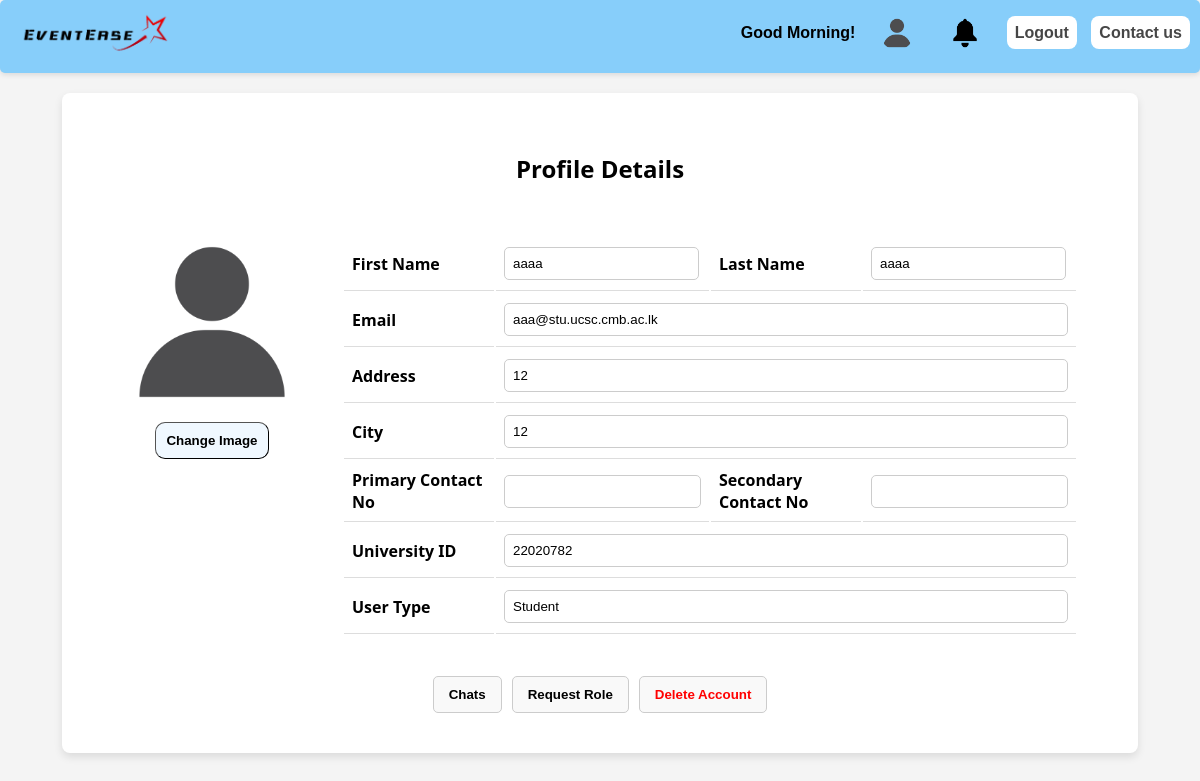
The app's page /userprofile.php (signed in) with its own data.
### tables this page shows
CREATE TABLE `users` (
  `No` int(11) NOT NULL,
  `username` varchar(50) NOT NULL,
  `password` varchar(255) NOT NULL,
  `fname` varchar(50) DEFAULT NULL,
  `lname` varchar(50) DEFAULT NULL,
  `email` varchar(100) NOT NULL,
  `usertype` varchar(50) NOT NULL,
  `id` varchar(50) DEFAULT NULL,
  `address` varchar(255) DEFAULT NULL,
  `city` varchar(100) DEFAULT NULL,
  `profile_picture` varchar(255) DEFAULT NULL,
  `status` int(11) NOT NULL,
  `created_at` timestamp NOT NULL DEFAULT current_timestamp(),
  `updated_at` timestamp NOT NULL DEFAULT current_timestamp() ON UPDATE current_timestamp()
);

CREATE TABLE `roles` (
  `role_id` varchar(50) NOT NULL,
  `role_name` varchar(50) NOT NULL
);

### app/Controllers/UserProfileController.php (called while the page is built, shortened)
<?php
class UserProfileController
{
    private $usermodel;
    public function __construct(Database $database)
    {
        $this->usermodel = new UserModel($database);
    }
    public function index()
    {
        $database = new Database();
        $username = isset($_SESSION['username']) ? $_SESSION['username'] : null;
        $userData = $this->usermodel->getUserData($username, $database);
        require __DIR__ . '/../Views/events/userprofile.php';
    }
}

### app/Models/UserModel.php (called while the page is built, shortened)
<?php
class UserModel {
    public function getUserData($username, Database $database) {
        $conn = $database->getConnection();
        $sql = "SELECT u.*, r.role_name, c.Cnt_num
                FROM users u
                JOIN roles r ON u.usertype = r.role_id
                LEFT JOIN contact_numbers c ON u.No = c.Cnt_no
                WHERE u.username = ?";
        $stmt = $conn->prepare($sql);
        $stmt->bind_param("s", $username);
        $stmt->execute();
        $result = $stmt->get_result();
        $userData = null;
        $contactNumbers = [];
        while ($row = $result->fetch_assoc()) {
            if (!$userData) {
                $userData = $row;
                unset($userData['Cnt_num']);
            }
        }
        if ($userData) {
            $userData['contact_numbers'] = $contactNumbers;
            return $userData;
        } else {
            return null;
        }
    }
}
?>

### app/Controllers/HeaderController.php (called while the page is built, shortened)
<?php
class HeaderController {
    private $usermodel;
    public function __construct() {
        $database = new Database();
        $conn = $database->getConnection();
        $this->usermodel = new UserModel($conn);
    }
    public function render() {
        $database = new Database();
        $username = isset($_SESSION['username']) ? $_SESSION['username'] : 'Guest';
        if ($username !== 'Guest') {
            $userData = $this->usermodel->getUserData($username, $database);
        }
        require __DIR__ . '/../Views/events/header.php';
    }
}
?>

### app/views/events/userprofile.php (the view, shortened to what this page needs)
<!DOCTYPE html>
<html lang="en">
<head>
    <link rel="stylesheet" type="text/css" href="./css/userprofile.css">
</head>
<body>
    <div class="box">
        <div class="container">
            <h2>Profile Details</h2>
            <div class="profile">
                <div class="profile-image">
                    <div class="image">
                        <img src="<?php if ($userData && $userData['profile_picture']) echo $userData['profile_picture']; else echo './images/profiles/adminlogo.png'; ?>" alt="Profile Picture">
                    </div>
                    <div class="imgbuttons">
                        <form action="user_controller.php?url=uploadProfilePicture" method="post" enctype="multipart/form-data">
                            <button type="button" class="upload-btn" onclick="document.getElementById('profile_picture').click();">Change Image</button>
                        </form>
                    </div>
                </div>
                <div class="profile-details">
                    <form id="profileForm" action="index.php?url=updateProfile.php" method="post">
                        <table>
                            <tr class="name-row">
                                <th><label for="fname">First Name</label></th>
                                <td><input type="text" id="fname" name="fname" value="<?php if ($userData) echo $userData['fname']; ?>" oninput="showSaveButton()" required></td>
                                <th><label for="lname">Last Name</label></th>
                                <td><input type="text" id="lname" name="lname" value="<?php if ($userData) echo $userData['lname']; ?>" oninput="showSaveButton()" required></td>
                            </tr>
                            <tr>
                                <th><label for="email">Email</label></th>
                                <td colspan="3"><input type="email" id="email" name="email" value="<?php if ($userData) echo $userData['email']; ?>" oninput="showSaveButton()" readonly></td>
                            </tr>
                            <tr>
                                <th><label for="address">Address</label></th>
                                <td colspan="3"><input type="text" id="address" name="address" value="<?php if ($userData) echo $userData['address']; ?>" oninput="showSaveButton()"></td>
                            </tr>
                            <tr>
                                <th><label for="city">City</label></th>
                                <td colspan="3"><input type="text" id="city" name="city" value="<?php if ($userData) echo $userData['city']; ?>" oninput="showSaveButton()"></td>
                            </tr>
                            <tr>
                                <th><label for="contactno1">Primary Contact No</label></th>
                                <td><input type="number" id="contactno1" name="contactno1" value="<?php if ($userData && isset($userData['contact_numbers'][0])) echo $userData['contact_numbers'][0]; ?>" oninput="showSaveButton()" required></td>
                                <th><label for="contactno2">Secondary Contact No</label></th>
                                <td><input type="number" id="contactno2" name="contactno2" value="<?php if ($userData && isset($userData['contact_numbers'][1])) echo $userData['contact_numbers'][1]; ?>" oninput="showSaveButton()"></td>
                            </tr>
                            <?php if ($userData && $userData['role_name'] !== 'Guest') : ?>
                                <tr>
                                    <th><label for="id">University ID</label></th>
                                    <td colspan="3"><input type="text" id="id" name="id" value="<?php echo $userData['id']; ?>" readonly></td>
                                </tr>
                            <?php endif; ?>
                            <tr>
                                <th><label for="usertype">User Type</label></th>
                                <td colspan="3"><input type="text" id="usertype" name="usertype" value="<?php if ($userData) echo $userData['role_name']; ?>" readonly></td>
                            </tr>
                        </table>
                    </form>
                </div>
            </div>
            <div class="additional-buttons">
                <button type="button" class="chat-btn" onclick="openchat()">Chats</button>
                <?php if($userData['usertype']=='1'):?>
                    <button type="button" class="request-role-btn" onclick="redirectToRoleRequest()">Request Role</button>
                <?php endif;?>
                <button type="button" class="delete-account-btn" onclick="confirmDelete()">Delete Account</button>
            </div>
        </div>
    </div>
</body>
</html>

### public/css/headerstyle.css (style rules this page uses)
body { margin: -1px; padding: -1px; font-family: Arial, Helvetica, sans-serif; }
div img { margin: 10px; }

### public/css/userprofile.css (style rules this page uses)
* { box-sizing: border-box; }
body { font-family: 'Segoe UI', Tahoma, Geneva, Verdana, sans-serif; margin: 0; padding: 0; justify-content: center; align-items: center; background-color: #f4f4f4; }
.container { padding: 40px 60px; border-radius: 8px; margin: 20px; background-color: white; box-shadow: 0 4px 8px rgba(0, 0, 0, 0.1); width: max-content; }
.profile { display: flex; gap: 40px; margin-top: 50px; }
.profile-image { width: 180px; height: 180px; display: flex; margin-top: 20px; justify-content: center; flex-direction: column; justify-content: center; align-items: center; border-radius: 10px; }
.image { width: 100%; height: 100%; object-fit: cover; margin: 0px; display: flex; justify-content: center; align-items: center; }
.image img { width: 100%; height: 100%; object-fit: cover; border-radius: 10px; }
button { padding: 10px; background-color: aliceblue; border-radius: 10px; font-weight: bold; border-width: 1px; cursor: pointer; }
.imgbuttons { column-gap: inherit; margin-top: 10px; display: flex; flex-direction: column; gap: 5px; align-items: center; }
.profile-image img { width: 100%; height: 100%; border-radius: 10px; object-fit: cover; margin:0px; }
.profile-details { flex:1; justify-items: center; }
label { font-weight: bold; }
.box { justify-items: center; }
.profile-details input { padding: 8px; margin: 2px 2px 2px 0px; gap: 10px; border: 1px solid #ccc; border-radius: 5px; width : 100%; box-sizing: border-box; }
th, td { padding: 8px; text-align: left; border-bottom: 1px solid #ddd; }
th { font-weight: bold; }
.container h2 { text-align: center; margin-bottom: 30px; }
input[type=number] { -moz-appearance: textfield; }
.profile-details table { width: 100%; }
.profile-details th, .profile-details td { padding: 8px; text-align: left; border-bottom: 1px solid #ddd; }
.profile-details th { font-weight: bold; width: 150px; }
.profile-details .name-row td { display: flex; gap: 20px; }
.additional-buttons { display: flex; gap: 10px; margin-top: 20px; justify-content: center; }
.additional-buttons button { padding: 10px 15px; border-radius: 5px; border: 1px solid #ccc; background-color: #f9f9f9; font-weight: bold; cursor: pointer; transition: background-color 0.3s ease; }
.delete-account-btn { color: red; }

### records on screen
users: fname "aaaa", lname "aaaa", email "aaa@stu.ucsc.cmb.ac.lk", address "12", city "12", id "22020782", usertype "Student"
